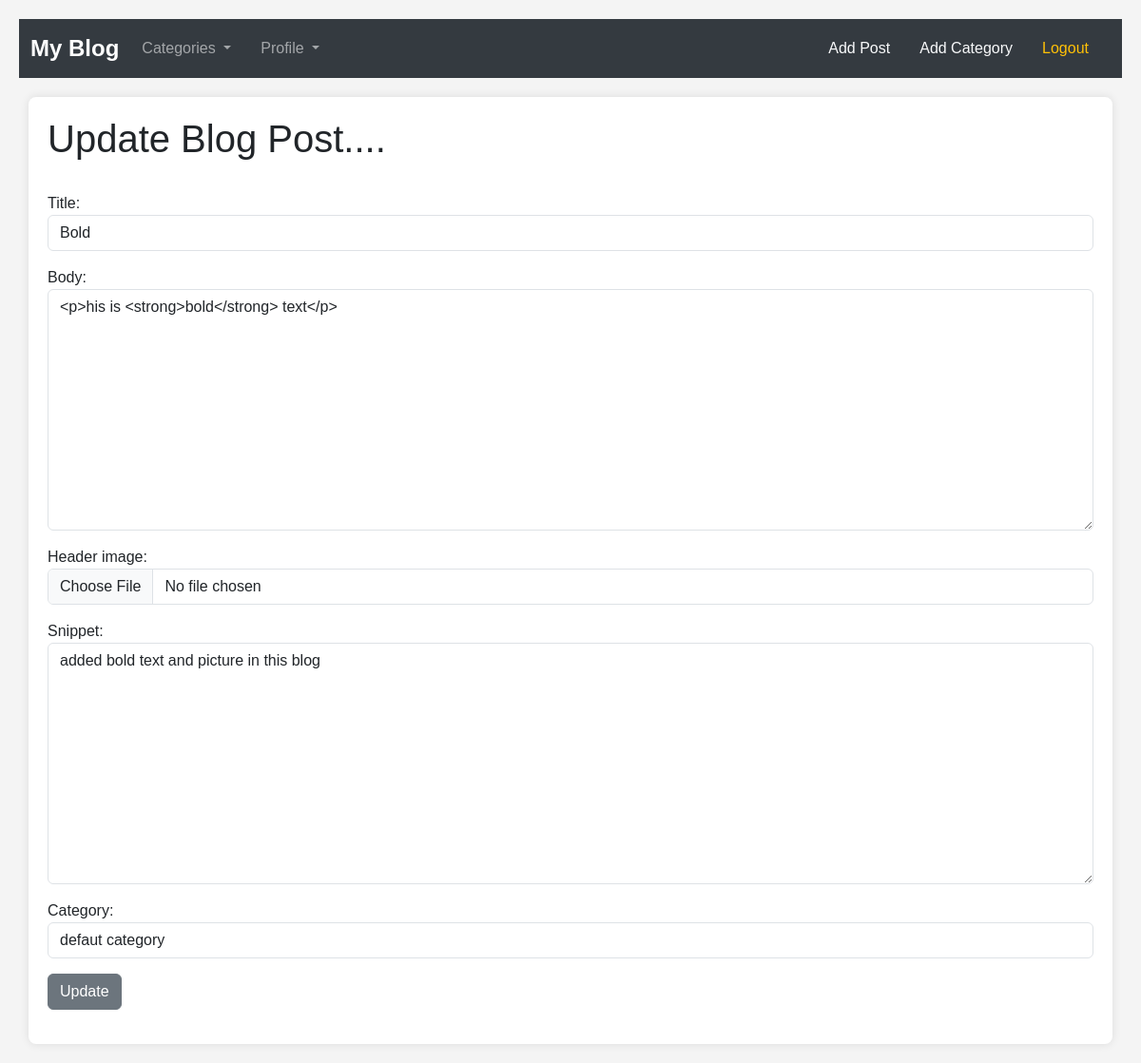
The app's page /article/21/update/ (signed in) with its own data.
### theblog/models.py (models this page shows, shortened)
class Post(models.Model):
    title = models.CharField(max_length=255)
    header_image = models.ImageField(null=True,blank=True,upload_to="images/")
    author = models.ForeignKey(User, on_delete=models.CASCADE)
    category = models.CharField(max_length=255,default="defaut category")
    body = RichTextField(blank=True,null=True)
    snippet = models.CharField(max_length=255,default="this is default snippet")
    post_date = models.DateTimeField(auto_now_add=True)
    likes = models.ManyToManyField(User,related_name='blog_posts')

### theblog/views.py (the view)
# urls.py: path('article/<int:pk>/update/',UpdatePostView.as_view(),name="update_post"),
class UpdatePostView(UpdateView):
    model = Post
    form_class = UpdateForm
    template_name = "Update_post.html"
    def get_context_data(self, *args,**kwargs) :
        cat_menu = Category.objects.all()
        context = super().get_context_data(*args,**kwargs)
        context["cat_menu"] = cat_menu
        return context

### theblog/forms.py
class UpdateForm(forms.ModelForm):
    class Meta:
        model = Post
        fields = ('title','body','header_image','snippet','category')
        widgets = {
            'title' : forms.TextInput(attrs={'class':'form-control',}),
            'body' : forms.Textarea(attrs={'class':'form-control',}),
            'category' : forms.Select(choices=choice_list,attrs={'class':'form-control',}),
            'snippet' : forms.Textarea(attrs={'class':'form-control',}),
            'header_image': forms.FileInput(attrs={'class': 'form-control'}),
        }

### theblog/models.py (called while the page is built)
    def __str__(self):
        return self.name

### theblog/templates/Update_post.html (shortened to what this page needs)
{% extends "base.html" %}
{%block content%}
<h1>Update Blog Post....</h1>
<br>
{%if user.is_authenticated%}
{%if post.author.id == user.id %}
<div class="mb-3">
  <form method="POST" enctype="multipart/form-data">
      {{form.as_p}}
      <button  class="btn btn-secondary">Update</button>
  </div>
  {%else%}
  <h4>you should not be here and you know it !!!!</h4>
  {%endif%}
  {%else%}
  <h4>you should not be here and you know it !!!!</h4>
  {%endif%}
{%endblock content%}

### theblog/templates/base.html (style rules this page uses)
body { padding: 20px; font-family: Arial, sans-serif; background-color: #f4f4f4; margin: 0; }
button { background-color: #4CAF50; color: white; padding: 10px 20px; border: none; border-radius: 5px; cursor: pointer; }

### records on screen
Post: title "Bold", body "<p>his is <strong>bold</strong> text</p>", snippet "added bold text and picture in this blog", category "defaut category"
